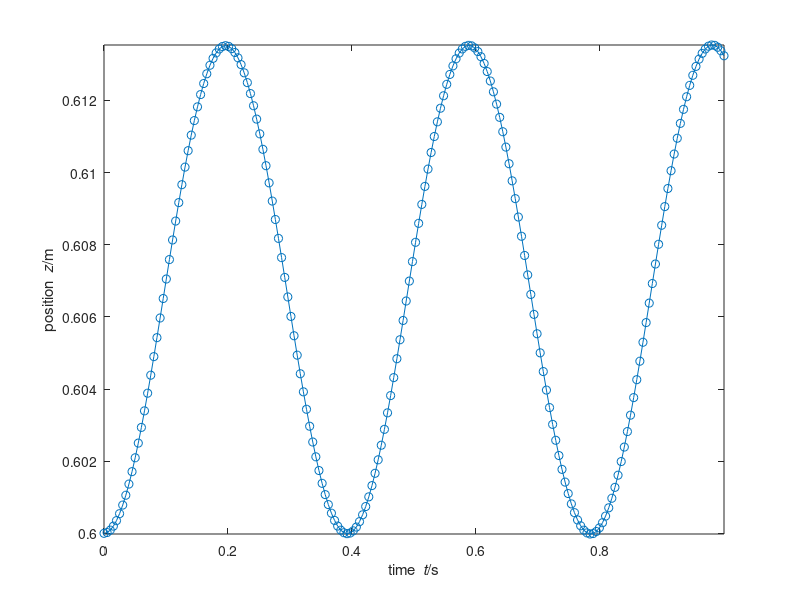
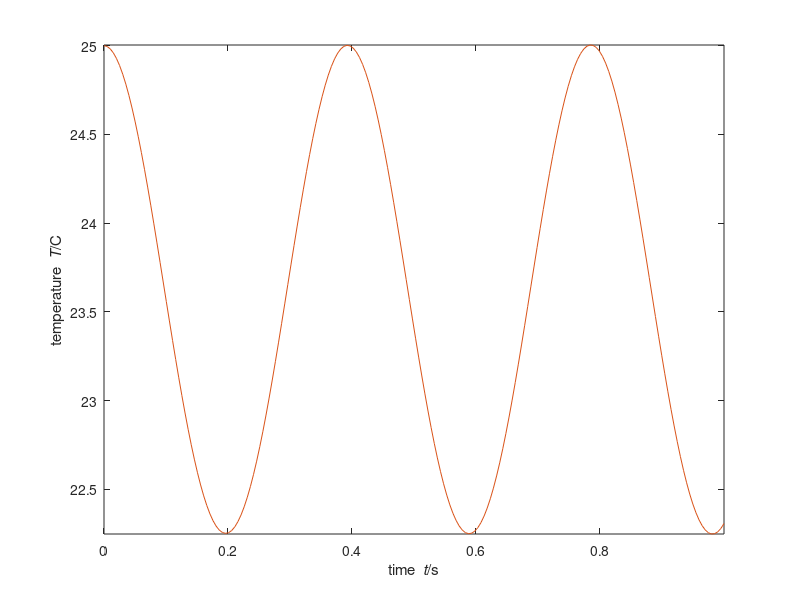
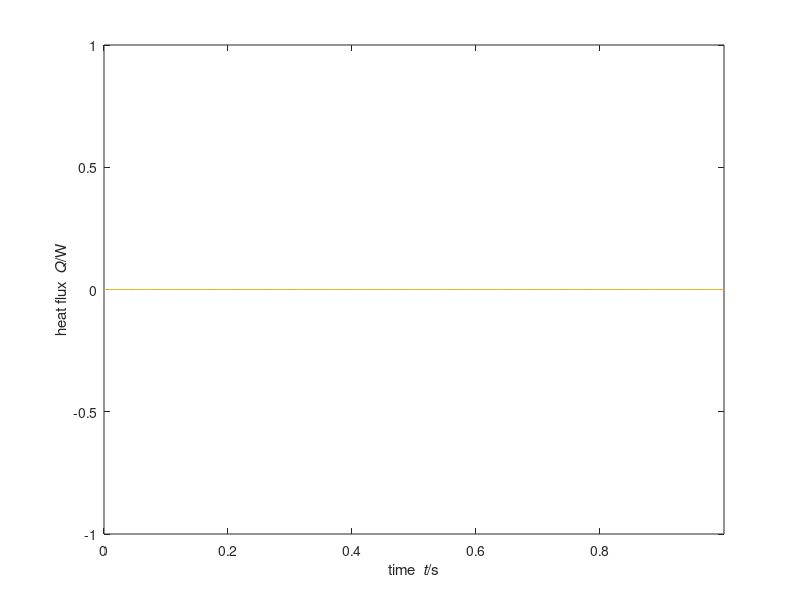

Source code (MATLAB) for these figures, in order:
%% SI units used throughout
%% Simulation of ideal gas in 1D
%% Coordinate z
N = 0.27; % amount of ideal gas 0.27 / 0.02
A = 0.01; % area of piston
z0 = 0.6; % initial position of piston
v0 = 0; % initial velocity of piston
T0 = 273.15+25; % initial temperature of gas
m = 10; % mass of piston
k = 0*80*sqrt(4*pi*A); % heat conductivity
Fatm = -1e5 * A; % atmospheric force
%%
R = 8.31446261815; % gas constant
C = 20; % molar heat capacity
H = 18e-6 * (4/3 + 0.7); % viscosity
g = 9.80665; % gravitational acceleration
G = -m*g; % gravity supply of momentum to piston
%%
t0 = 0; % initial time
t1 = 1; % final time, can also be earlier than initial
dt = 0.0001; % time step, negative if backward time integration %@
%% adjust final time if not multiple of timestep
t1 = t1 + mod(t1-t0,dt);
%% check if timestep and time interval are consistent
if (t1-t0)*dt <= 0
  error('time interval inconsistent with timestep');
end
%% Save values of all quantities at some steps during the simulation,
%% for subsequente analysis or plotting
%% (saving at all timesteps could be too costly)
Nsaves = 200; % number of timepoints to save during the simulation
%% Calculate time interval for saving
dsave = (t1-t0)/(Nsaves-1);
if abs(dsave) < abs(dt)
  error('time interval between saves is smaller than timestep')
end
%% Initialize vectors to contain saved values
tSave = nan(Nsaves,1);
zSave = nan(Nsaves,1);
vSave = nan(Nsaves,1);
TSave = nan(Nsaves,1);
FSave = nan(Nsaves,1);
%% Save initial values
i = 1; % index that keeps count of savepoints
tSave(1) = t0;
zSave(1) = z0;
vSave(1) = v0;
TSave(1) = T0;
FSave(1) = (N*R*T0 - A*H*v0)/z0;
%% Initialize plot
cols = get(0, 'DefaultAxesColorOrder');
plot(tSave(1), zSave(1), 'o','Color',cols(1,:)); axis('tight');
xlabel('time {\it t}/s'); ylabel('position {\it z}/m'); hold on;
%% %@
%% Numerical time integration
%% Initialize
t = t0;
z = z0;
v = v0;
T = T0;
U = C*N*T0;
P = m*v0;
%% loop
while sign(dt)*t < sign(dt)*t1 % possible backward time integration
  %% update time
  t = t + dt;
  %% constitutive relation for force on piston
  %% same as *minus* force on gas
  F = (N*R*T - A*H*v)/z;
  %% constitutive relation for heat flux
  Q = k*(T0 - T)*z;
  %% update internal energy of gas
  U = U + (Q - F*v)*dt;
  %% update temperature of gas
  T = U/(C*N);
  %% update momentum of piston
  P = P + (F + G + Fatm)*dt;
  %% update velocity of piston
  v = P/m;
  %% update position of piston
  z = z + v*dt; %@
  %% Check whether to save & plot at this step
  if min(abs([0 dsave] - mod(t-t0, dsave))) <= abs(dt)/2
    i = i+1;
    tSave(i) = t;
    zSave(i) = z;
    vSave(i) = v;
    TSave(i) = T;
    FSave(i) = F;
    plot(t, z, 'o','Color',cols(1,:));
    pause(0.001);
  end %@
end %@
%% Plot trajectory
plot(tSave,zSave,'-','Color',cols(1,:));
figure();
plot(tSave,TSave-273.15,'-','Color',cols(2,:)); axis('tight');
xlabel('time {\it t}/s'); ylabel('temperature {\it T}/C');
figure();
plot(tSave,(T0-TSave)*k.*zSave,'-','Color',cols(3,:)); axis('tight');
xlabel('time {\it t}/s'); ylabel('heat flux {\it Q}/W');
